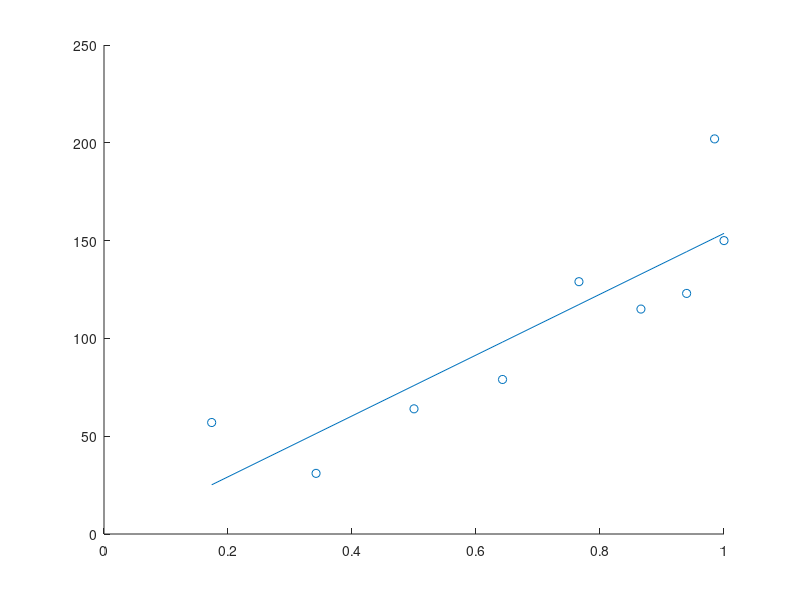

This figure's MATLAB source: (Note: this script raises an error after producing the figure.)
%graph for N vs theta

y= [49 16 34 43 68 63 62 92 75 110 61 52 61 36 30 15 8];
x = [20 40 60 80 100 120 140 160 180 200 220 240 260 280 300 320 340];

bar(x, y, 1, 'c')

%Graph with symmetric values added

x_sym = [20 40 60 80 100 120 140 160 180];
y= [49 16 34 43 68 63 62 92 75 110 61 52 61 36 30 15 8];
x = [20 40 60 80 100 120 140 160 180 200 220 240 260 280 300 320 340];


for i=1:9
if i~=9
    z(i)=y(i) + y(18-i);
else 
    z(i)=2*y(i);
end
end

bar(x_sym, z, 1, 'b')

%Linear regression

x_sym = [20 40 60 80 100 120 140 160 180];
y= [49 16 34 43 68 63 62 92 75 110 61 52 61 36 30 15 8];
x = [20 40 60 80 100 120 140 160 180 200 220 240 260 280 300 320 340];

x_sym = x_sym/2
q = sind(x_sym)


for i=1:9
if i~=9
    z(i)=y(i) + y(18-i);
else 
    z(i)=2*y(i);
end
end

c=polyfit(q,z,1);
Z=polyval(c,q);
scatter(q,z)
hold on
plot(q,Z) 

d=c(1)

[Z,bint] = regress(Result', [q;Z]');